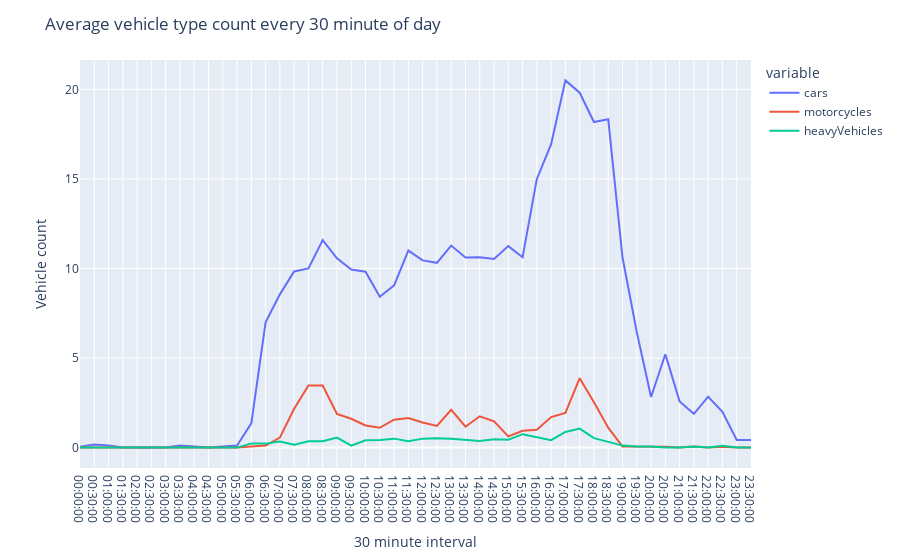
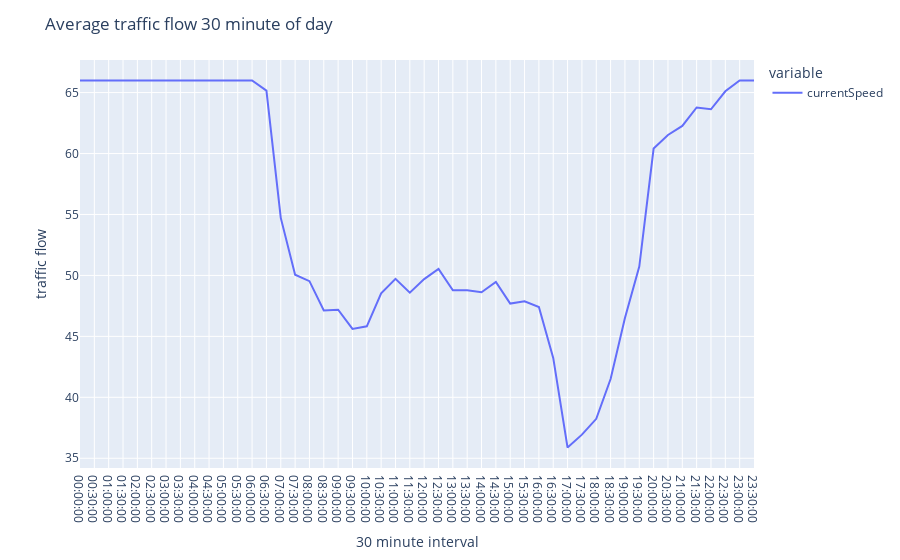

Notebook code for these charts, in order:
### Markdown cell above
## Average number of each type of vehicle in each hour of day

### Code cell
def avg_on_hour(selected_attr, title='title', xla='x', yla='y'):
    byhour = df.groupby(df['half_hour_interval'])[selected_attr].mean()
    fig = px.line(byhour, y=selected_attr, x=byhour.index)
    fig.update_xaxes(
        tickmode='linear'
    )
    fig.update_layout(
        title=title,
        xaxis_title=xla,
        yaxis_title=yla
    )
    fig.show()

avg_on_hour(VEHICLE_FEATURE, 'Average vehicle type count every 30 minute of day', '30 minute interval', 'Vehicle count')
avg_on_hour(FLOW_FEATURE, 'Average traffic flow 30 minute of day', '30 minute interval', 'traffic flow')

### Figure 1 — Plotly figure (JSON) as saved in the notebook; plotly's stock layout.template omitted (floating-point values rounded to 4 significant figures)
{"data": [{"hovertemplate": "variable=cars<br>half_hour_interval=%{x}<br>value=%{y}<extra></extra>", "legendgroup": "cars", "line": {"color": "#636efa", "dash": "solid"}, "marker": {"symbol": "circle"}, "mode": "lines", "name": "cars", "orientation": "v", "showlegend": true, "type": "scatter", "x": ["00:00:00", "00:30:00", "01:00:00", "01:30:00", "02:00:00", "02:30:00", "03:00:00", "03:30:00", "04:00:00", "04:30:00", "05:00:00", "05:30:00", "06:00:00", "06:30:00", "07:00:00", "07:30:00", "08:00:00", "08:30:00", "09:00:00", "09:30:00", "10:00:00", "10:30:00", "11:00:00", "11:30:00", "12:00:00", "12:30:00", "13:00:00", "13:30:00", "14:00:00", "14:30:00", "15:00:00", "15:30:00", "16:00:00", "16:30:00", "17:00:00", "17:30:00", "18:00:00", "18:30:00", "19:00:00", "19:30:00", "20:00:00", "20:30:00", "21:00:00", "21:30:00", "22:00:00", "22:30:00", "23:00:00", "23:30:00"], "xaxis": "x", "y": [0.05263, 0.1667, 0.1111, 0.0, 0.0, 0.0, 0.0, 0.1111, 0.05556, 0.0, 0.05556, 0.1111, 1.353, 7.0, 8.556, 9.833, 10.0, 11.59, 10.56, 9.944, 9.824, 8.421, 9.056, 11.0, 10.45, 10.32, 11.28, 10.61, 10.62, 10.53, 11.25, 10.62, 15.0, 16.94, 20.5, 19.81, 18.18, 18.33, 10.61, 6.444, 2.824, 5.211, 2.579, 1.889, 2.842, 2.0, 0.4211, 0.4211], "yaxis": "y"}, {"hovertemplate": "variable=motorcycles<br>half_hour_interval=%{x}<br>value=%{y}<extra></extra>", "legendgroup": "motorcycles", "line": {"color": "#EF553B", "dash": "solid"}, "marker": {"symbol": "circle"}, "mode": "lines", "name": "motorcycles", "orientation": "v", "showlegend": true, "type": "scatter", "x": ["00:00:00", "00:30:00", "01:00:00", "01:30:00", "02:00:00", "02:30:00", "03:00:00", "03:30:00", "04:00:00", "04:30:00", "05:00:00", "05:30:00", "06:00:00", "06:30:00", "07:00:00", "07:30:00", "08:00:00", "08:30:00", "09:00:00", "09:30:00", "10:00:00", "10:30:00", "11:00:00", "11:30:00", "12:00:00", "12:30:00", "13:00:00", "13:30:00", "14:00:00", "14:30:00", "15:00:00", "15:30:00", "16:00:00", "16:30:00", "17:00:00", "17:30:00", "18:00:00", "18:30:00", "19:00:00", "19:30:00", "20:00:00", "20:30:00", "21:00:00", "21:30:00", "22:00:00", "22:30:00", "23:00:00", "23:30:00"], "xaxis": "x", "y": [0.0, 0.0, 0.0, 0.0, 0.0, 0.0, 0.0, 0.0, 0.0, 0.0, 0.0, 0.0, 0.05882, 0.1111, 0.5556, 2.167, 3.471, 3.471, 1.875, 1.611, 1.235, 1.105, 1.556, 1.647, 1.4, 1.211, 2.111, 1.167, 1.75, 1.467, 0.625, 0.9375, 1.0, 1.706, 1.938, 3.875, 2.529, 1.111, 0.05556, 0.05556, 0.05882, 0.05263, 0.0, 0.05556, 0.0, 0.05263, 0.0, 0.0], "yaxis": "y"}, {"hovertemplate": "variable=heavyVehicles<br>half_hour_interval=%{x}<br>value=%{y}<extra></extra>", "legendgroup": "heavyVehicles", "line": {"color": "#00cc96", "dash": "solid"}, "marker": {"symbol": "circle"}, "mode": "lines", "name": "heavyVehicles", "orientation": "v", "showlegend": true, "type": "scatter", "x": ["00:00:00", "00:30:00", "01:00:00", "01:30:00", "02:00:00", "02:30:00", "03:00:00", "03:30:00", "04:00:00", "04:30:00", "05:00:00", "05:30:00", "06:00:00", "06:30:00", "07:00:00", "07:30:00", "08:00:00", "08:30:00", "09:00:00", "09:30:00", "10:00:00", "10:30:00", "11:00:00", "11:30:00", "12:00:00", "12:30:00", "13:00:00", "13:30:00", "14:00:00", "14:30:00", "15:00:00", "15:30:00", "16:00:00", "16:30:00", "17:00:00", "17:30:00", "18:00:00", "18:30:00", "19:00:00", "19:30:00", "20:00:00", "20:30:00", "21:00:00", "21:30:00", "22:00:00", "22:30:00", "23:00:00", "23:30:00"], "xaxis": "x", "y": [0.0, 0.0, 0.0, 0.0, 0.0, 0.0, 0.0, 0.0, 0.0, 0.0, 0.0, 0.0, 0.2353, 0.2222, 0.3333, 0.1667, 0.3529, 0.3529, 0.5625, 0.1111, 0.4118, 0.4211, 0.5, 0.3529, 0.5, 0.5263, 0.5, 0.4444, 0.375, 0.4667, 0.4375, 0.75, 0.5882, 0.4118, 0.875, 1.062, 0.5294, 0.3333, 0.1111, 0.05556, 0.05882, 0.0, 0.0, 0.05556, 0.0, 0.1053, 0.0, 0.0], "yaxis": "y"}], "layout": {"legend": {"title": {"text": "variable"}, "tracegroupgap": 0}, "margin": {"t": 60}, "title": {"text": "Average vehicle type count every 30 minute of day"}, "xaxis": {"anchor": "y", "domain": [0, 1], "tickmode": "linear", "title": {"text": "30 minute interval"}}, "yaxis": {"anchor": "x", "domain": [0, 1], "title": {"text": "Vehicle count"}}}}

### Figure 2 — Plotly figure (JSON) as saved in the notebook; plotly's stock layout.template omitted (floating-point values rounded to 4 significant figures)
{"data": [{"hovertemplate": "variable=currentSpeed<br>half_hour_interval=%{x}<br>value=%{y}<extra></extra>", "legendgroup": "currentSpeed", "line": {"color": "#636efa", "dash": "solid"}, "marker": {"symbol": "circle"}, "mode": "lines", "name": "currentSpeed", "orientation": "v", "showlegend": true, "type": "scatter", "x": ["00:00:00", "00:30:00", "01:00:00", "01:30:00", "02:00:00", "02:30:00", "03:00:00", "03:30:00", "04:00:00", "04:30:00", "05:00:00", "05:30:00", "06:00:00", "06:30:00", "07:00:00", "07:30:00", "08:00:00", "08:30:00", "09:00:00", "09:30:00", "10:00:00", "10:30:00", "11:00:00", "11:30:00", "12:00:00", "12:30:00", "13:00:00", "13:30:00", "14:00:00", "14:30:00", "15:00:00", "15:30:00", "16:00:00", "16:30:00", "17:00:00", "17:30:00", "18:00:00", "18:30:00", "19:00:00", "19:30:00", "20:00:00", "20:30:00", "21:00:00", "21:30:00", "22:00:00", "22:30:00", "23:00:00", "23:30:00"], "xaxis": "x", "y": [66.0, 66.0, 66.0, 66.0, 66.0, 66.0, 66.0, 66.0, 66.0, 66.0, 66.0, 66.0, 66.0, 65.17, 54.72, 50.06, 49.53, 47.12, 47.19, 45.61, 45.82, 48.53, 49.72, 48.59, 49.7, 50.53, 48.78, 48.78, 48.62, 49.47, 47.69, 47.88, 47.41, 43.24, 35.88, 36.94, 38.24, 41.5, 46.5, 50.72, 60.41, 61.53, 62.26, 63.78, 63.63, 65.11, 66.0, 66.0], "yaxis": "y"}], "layout": {"legend": {"title": {"text": "variable"}, "tracegroupgap": 0}, "margin": {"t": 60}, "title": {"text": "Average traffic flow 30 minute of day"}, "xaxis": {"anchor": "y", "domain": [0, 1], "tickmode": "linear", "title": {"text": "30 minute interval"}}, "yaxis": {"anchor": "x", "domain": [0, 1], "title": {"text": "traffic flow"}}}}
